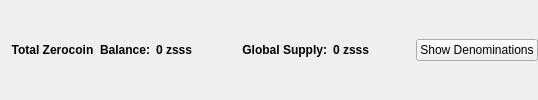
                       <widget class="QFrame" name="balanceSupplyFrame">
                        <layout class="QHBoxLayout" name="horizontalLayout_2" stretch="0,0,0,1,0">
                         <property name="rightMargin">
                          <number>0</number>
                         </property>
                         <item>
                          <layout class="QHBoxLayout" name="horizontalLayout_34">
                           <item>
                            <widget class="QLabel" name="labelzAvailableText_3">
                             <property name="font">
                              <font>
                               <weight>75</weight>
                               <bold>true</bold>
                              </font>
                             </property>
                             <property name="toolTip">
                              <string>Total Balance including unconfirmed and immature zsss</string>
                             </property>
                             <property name="text">
                              <string>Total Zerocoin  Balance:</string>
                             </property>
                             <property name="alignment">
                              <set>Qt::AlignRight|Qt::AlignTrailing|Qt::AlignVCenter</set>
                             </property>
                            </widget>
                           </item>
                           <item>
                            <widget class="QLabel" name="labelzAvailableAmount_4">
                             <property name="minimumSize">
                              <size>
                               <width>40</width>
                               <height>0</height>
                              </size>
                             </property>
                             <property name="font">
                              <font>
                               <weight>75</weight>
                               <bold>true</bold>
                              </font>
                             </property>
                             <property name="toolTip">
                              <string>Total Balance including unconfirmed and immature zsss</string>
                             </property>
                             <property name="text">
                              <string>0 zsss</string>
                             </property>
                             <property name="alignment">
                              <set>Qt::AlignLeading|Qt::AlignLeft|Qt::AlignVCenter</set>
                             </property>
                            </widget>
                           </item>
                          </layout>
                         </item>
                         <item>
                          <spacer name="horizontalSpacer_32">
                           <property name="orientation">
                            <enum>Qt::Horizontal</enum>
                           </property>
                           <property name="sizeHint" stdset="0">
                            <size>
                             <width>40</width>
                             <height>20</height>
                            </size>
                           </property>
                          </spacer>
                         </item>
                         <item>
                          <layout class="QHBoxLayout" name="horizontalLayout_35">
                           <item>
                            <widget class="QLabel" name="labelZsupplyText_2">
                             <property name="font">
                              <font>
                               <weight>75</weight>
                               <bold>true</bold>
                              </font>
                             </property>
                             <property name="text">
                              <string>Global Supply:</string>
                             </property>
                             <property name="alignment">
                              <set>Qt::AlignRight|Qt::AlignTrailing|Qt::AlignVCenter</set>
                             </property>
                            </widget>
                           </item>
                           <item>
                            <widget class="QLabel" name="labelZsupplyAmount_2">
                             <property name="font">
                              <font>
                               <weight>75</weight>
                               <bold>true</bold>
                              </font>
                             </property>
                             <property name="text">
                              <string>0 zsss</string>
                             </property>
                            </widget>
                           </item>
                          </layout>
                         </item>
                         <item>
                          <spacer name="horizontalSpacer_31">
                           <property name="orientation">
                            <enum>Qt::Horizontal</enum>
                           </property>
                           <property name="sizeHint" stdset="0">
                            <size>
                             <width>40</width>
                             <height>20</height>
                            </size>
                           </property>
                          </spacer>
                         </item>
                         <item>
                          <widget class="QPushButton" name="pushButtonShowDenoms">
                           <property name="toolTip">
                            <string>Show zsss denominations list</string>
                           </property>
                           <property name="text">
                            <string>Show Denominations</string>
                           </property>
                          </widget>
                         </item>
                        </layout>
                       </widget>
